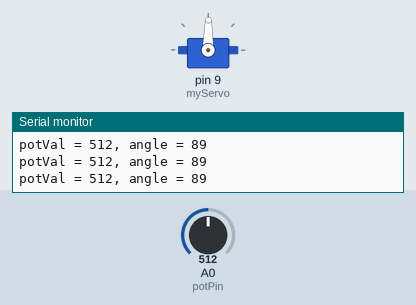
Recording of a sketch running on a simulated Arduino Uno, built with avr-gcc and run on an emulated ATmega328P. On the bench: servo, the last lines printed to the serial monitor. Inputs (shaded band) come from the test bench; at power-on: A0 (potPin) = 512.

Above: at 1.2 s.
1.3 s: A0 (potPin) set to 110
At 2.3 s:
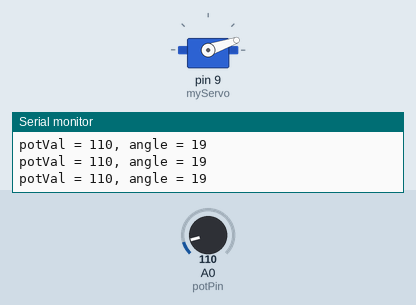
2.8 s: A0 (potPin) set to 93
At 3.9 s:
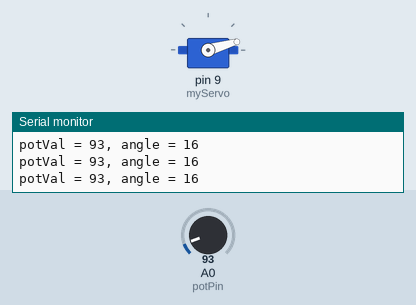
4.3 s: A0 (potPin) set to 122
At 5.4 s:
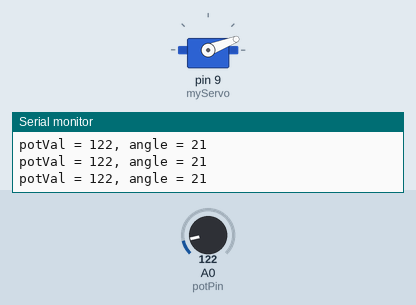
5.8 s: A0 (potPin) set to 306
At 6.1 s:
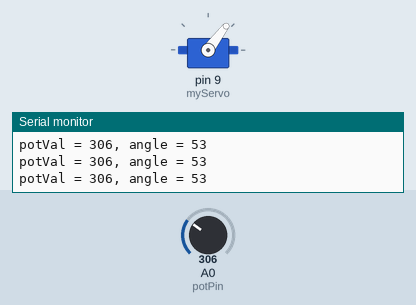
7.3 s: A0 (potPin) set to 986
At 7.8 s:
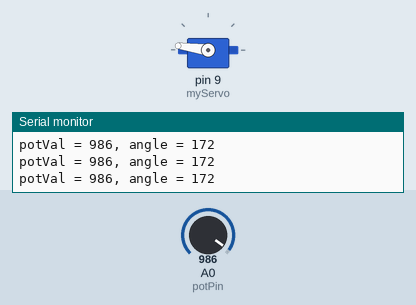
8.8 s: A0 (potPin) set to 1018
At 9.7 s:
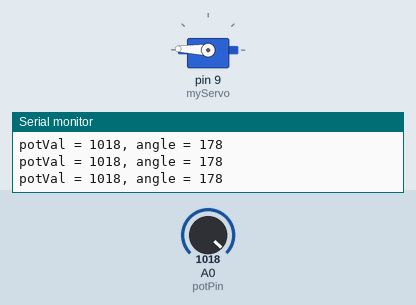
Timing chart, 0 to 11.3 s (numbered marks = the images above; inputs shaded):
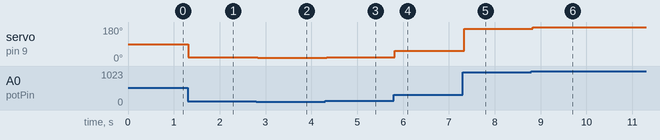

The sketch:

p05-ServoMotor.ino
```cpp
#include <Servo.h>

Servo myServo;

int const  potPin = A0;
int potVal;
int angle;

void setup() {
  myServo.attach(9);

  Serial.begin(9600);

}

void loop() {
  potVal = analogRead(potPin);

  Serial.print("potVal = ");
  Serial.print(potVal);

  angle = map(potVal, 0, 1023, 0,179);
  Serial.print(", angle = ");
  Serial.println(angle);

  myServo.write(angle);
  delay(15);


}
```

Measured:
- after the input at 1.3 s, servo on pin 9 (myServo): 89° → 19° at once
- after the input at 2.8 s, servo on pin 9 (myServo): 19° → 16° at once
- after the input at 4.3 s, servo on pin 9 (myServo): 16° → 21° at once
- after the input at 5.8 s, servo on pin 9 (myServo): 21° → 53° at once
- after the input at 7.3 s, servo on pin 9 (myServo): 53° → 172° at once
- after the input at 8.8 s, servo on pin 9 (myServo): 172° → 178° at once
